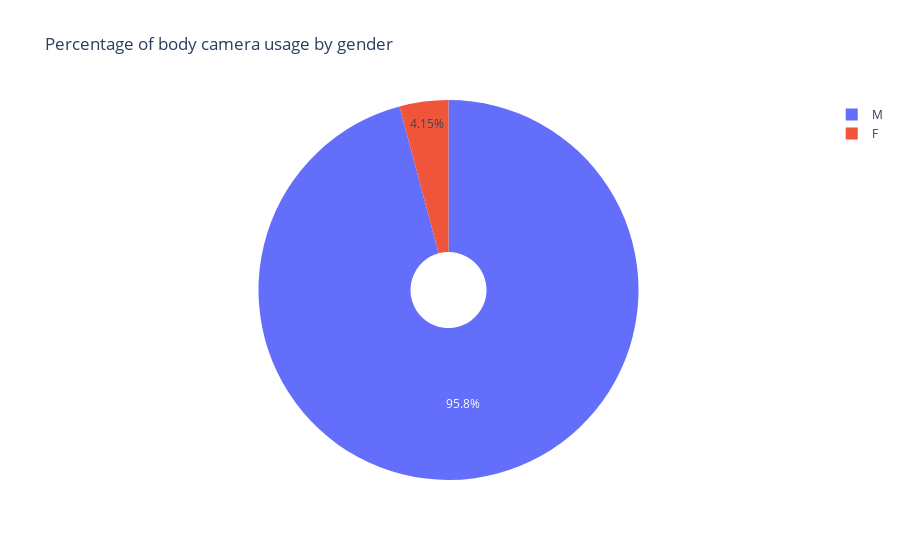

The notebook cell this image was saved under:
### Code cell
graph5 = df_data.loc[df_data['body_camera'] == True]
graph5 = graph5["gender"].value_counts()
graph5 = graph5.to_frame().reset_index()
graph5.columns = ["gender", "players"]


data = [go.Pie(labels=graph5["gender"], values=graph5["players"], hole = 0.2)]
layout = go.Layout(title='Percentage of body camera usage by gender')

fig = go.Figure(data=data, layout=layout)
fig.show()

### Figure 1 — Plotly figure (JSON) as saved in the notebook; plotly's stock layout.template omitted (floating-point values rounded to 4 significant figures)
{"data": [{"hole": 0.2, "labels": ["M", "F"], "type": "pie", "values": [554, 24]}], "layout": {"title": {"text": "Percentage of body camera usage by gender"}}}
